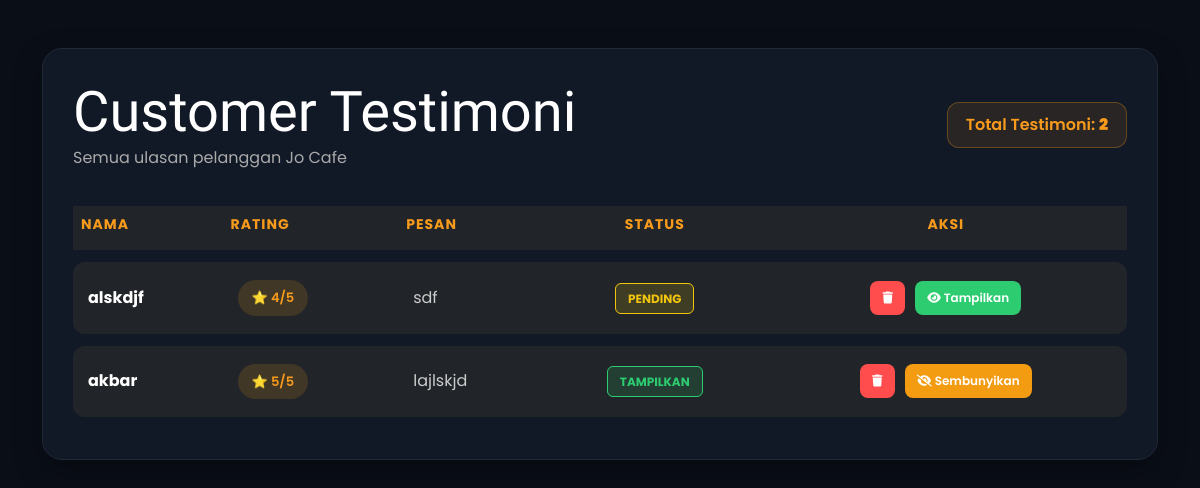
The app's page /TampilanTestimoni.php with its own data.
### tables this page shows
CREATE TABLE `testimoni` (
  `id_testimoni` int(11) NOT NULL,
  `id_admin` int(11) DEFAULT NULL,
  `nama` varchar(100) DEFAULT NULL,
  `id_pelanggan` int(100) NOT NULL,
  `no_telp` varchar(20) DEFAULT NULL,
  `pesan` text DEFAULT NULL,
  `rating` int(11) DEFAULT NULL,
  `status` enum('pending','tampilkan') DEFAULT 'pending',
  `tanggal` date DEFAULT NULL
);

### TampilanTestimoni.php (the view, shortened to what this page needs)
<?php
include_once "../config/koneksi.php";
$url_kembali = "admin.php?page=TampilanTestimoni";
?>
<!DOCTYPE html>
<html lang="id">
<head>
    <link href="https://cdn.jsdelivr.net/npm/bootstrap@5.3.0/dist/css/bootstrap.min.css" rel="stylesheet">
    <link rel="stylesheet" href="https://cdnjs.cloudflare.com/ajax/libs/font-awesome/6.0.0/css/all.min.css">
</head>
<body>
<div class="container py-5">
    <div class="testimoni-wrapper">
        <div class="d-flex justify-content-between align-items-center mb-4 flex-wrap gap-3">
            <div>
                <h1 class="title-cursive mb-0">Customer Testimoni</h1>
                <p style="color:#aaa; margin:0;">Semua ulasan pelanggan Jo Cafe</p>
            </div>
            <div class="testi-total">
                <?php
                $count = mysqli_query($conn, "SELECT id_testimoni FROM testimoni");
                ?>
                Total Testimoni: <strong><?php echo mysqli_num_rows($count); ?></strong>
            </div>
        </div>
        <div class="table-responsive">
            <table class="table table-dark custom-table align-middle">
                <thead>
                    <tr>
                        <th>Nama</th>
                        <th>Rating</th>
                        <th>Pesan</th>
                        <th class="text-center">Status</th>
                        <th class="text-center">Aksi</th>
                    </tr>
                </thead>
                <tbody>
                <?php
                $query_testimoni = mysqli_query($conn, "SELECT * FROM testimoni ORDER BY id_testimoni DESC");
                while($row = mysqli_fetch_assoc($query_testimoni)) {
                    $status_class = ($row['status'] == 'tampilkan') ? 'status-tampilkan' : 'status-pending';
                ?>
                    <tr>
                        <td>
                            <div class="fw-bold text-white">
                                <?= htmlspecialchars($row['nama']); ?>
                            </div>
                        </td>
                        <td>
                            <span class="rating-badge">
                                ⭐ <?= $row['rating']; ?>/5
                            </span>
                        </td>
                        <td style="max-width:350px;">
                            <span style="color:#ccc;">
                                <?= htmlspecialchars($row['pesan']); ?>
                            </span>
                        </td>
                        <td class="text-center">
                            <span class="status-badge <?= $status_class; ?>">
                                <?= strtoupper($row['status']); ?>
                            </span>
                        </td>
                        <td class="text-center">
                            <a href="<?= $url_kembali; ?>&hapus=<?php echo $row['id_testimoni']; ?>"
                               class="btn-action btn-hapus"
                               onclick="return confirm('Hapus testimoni ini secara permanen?')">
                               <i class="fas fa-trash"></i>
                            </a>
                            <?php if($row['status'] == 'pending'): ?>
                                <a href="<?= $url_kembali; ?>&tampilkan=<?php echo $row['id_testimoni']; ?>"
                                   class="btn-action btn-tampilkan"
                                   onclick="return confirm('Tampilkan testimoni ini di halaman utama?')">
                                   <i class="fas fa-eye"></i> Tampilkan
                                </a>
                            <?php else: ?>
                                <a href="<?= $url_kembali; ?>&sembunyikan=<?php echo $row['id_testimoni']; ?>"
                                   class="btn-action btn-sembunyikan"
                                   onclick="return confirm('Sembunyikan testimoni ini dari halaman utama?')">
                                   <i class="fas fa-eye-slash"></i> Sembunyikan
                                </a>
                            <?php endif; ?>
                        </td>
                    </tr>
                <?php } ?>
                </tbody>
            </table>
        </div>
    </div>
</div>
</body>
</html>

### TampilanTestimoni.php (style rules this page uses)
:root { --bg-dark: #0a0e17; --card-dark: #111826; --card-hover: #1c2431; --jo-orange: #f89b1c; --jo-orange-hover: #e08915; --text-light: #ffffff; }
body { background-color: var(--bg-dark); color: white; font-family: 'Poppins', sans-serif; }
.title-cursive { font-family: 'Great Vibes', cursive; font-size: 3.5rem; color: white; }
.testimoni-wrapper { background: var(--card-dark); border: 1px solid #1f2937; border-radius: 20px; padding: 30px; box-shadow: 0 10px 30px rgba(0,0,0,0.3); }
.testi-total { background: rgba(248,155,28,0.1); border: 1px solid rgba(248,155,28,0.3); color: var(--jo-orange); padding: 10px 18px; border-radius: 12px; font-weight: 600; }
.custom-table { margin: 0; border-collapse: separate; border-spacing: 0 12px; }
.custom-table thead th { border: none !important; color: var(--jo-orange) !important; font-size: 14px; text-transform: uppercase; letter-spacing: 1px; padding-bottom: 15px; }
.custom-table tbody tr { background: #1c2128; transition: 0.3s; }
.custom-table td { border: none !important; padding: 18px 15px; vertical-align: middle; }
.custom-table tbody tr td:first-child { border-top-left-radius: 12px; border-bottom-left-radius: 12px; }
.custom-table tbody tr td:last-child { border-top-right-radius: 12px; border-bottom-right-radius: 12px; }
.rating-badge { background: rgba(248,155,28,0.15); color: var(--jo-orange); padding: 8px 14px; border-radius: 30px; font-size: 13px; font-weight: 600; display: inline-block; }
.status-badge { padding: 6px 12px; border-radius: 6px; font-size: 12px; font-weight: bold; }
.status-pending { background: rgba(241, 196, 15, 0.15); color: #f1c40f; border: 1px solid #f1c40f; }
.status-tampilkan { background: rgba(46, 204, 113, 0.15); color: #2ecc71; border: 1px solid #2ecc71; }
.btn-action { padding: 8px 12px; border-radius: 8px; text-decoration: none; font-size: 12px; font-weight: 600; transition: 0.3s; margin: 0 3px; display: inline-block; }
.btn-hapus { background: #ff4d4d; color: white; border: none; }
.btn-tampilkan { background: #2ecc71; color: white; border: none; }
.btn-sembunyikan { background: #f39c12; color: white; border: none; }

### records on screen
testimoni: nama "alskdjf", rating "4", pesan "sdf", status "PENDING"
testimoni: nama "akbar", rating "5", pesan "lajlskjd", status "TAMPILKAN"

### other values on screen
mysqli_num_rows($count) "2"
